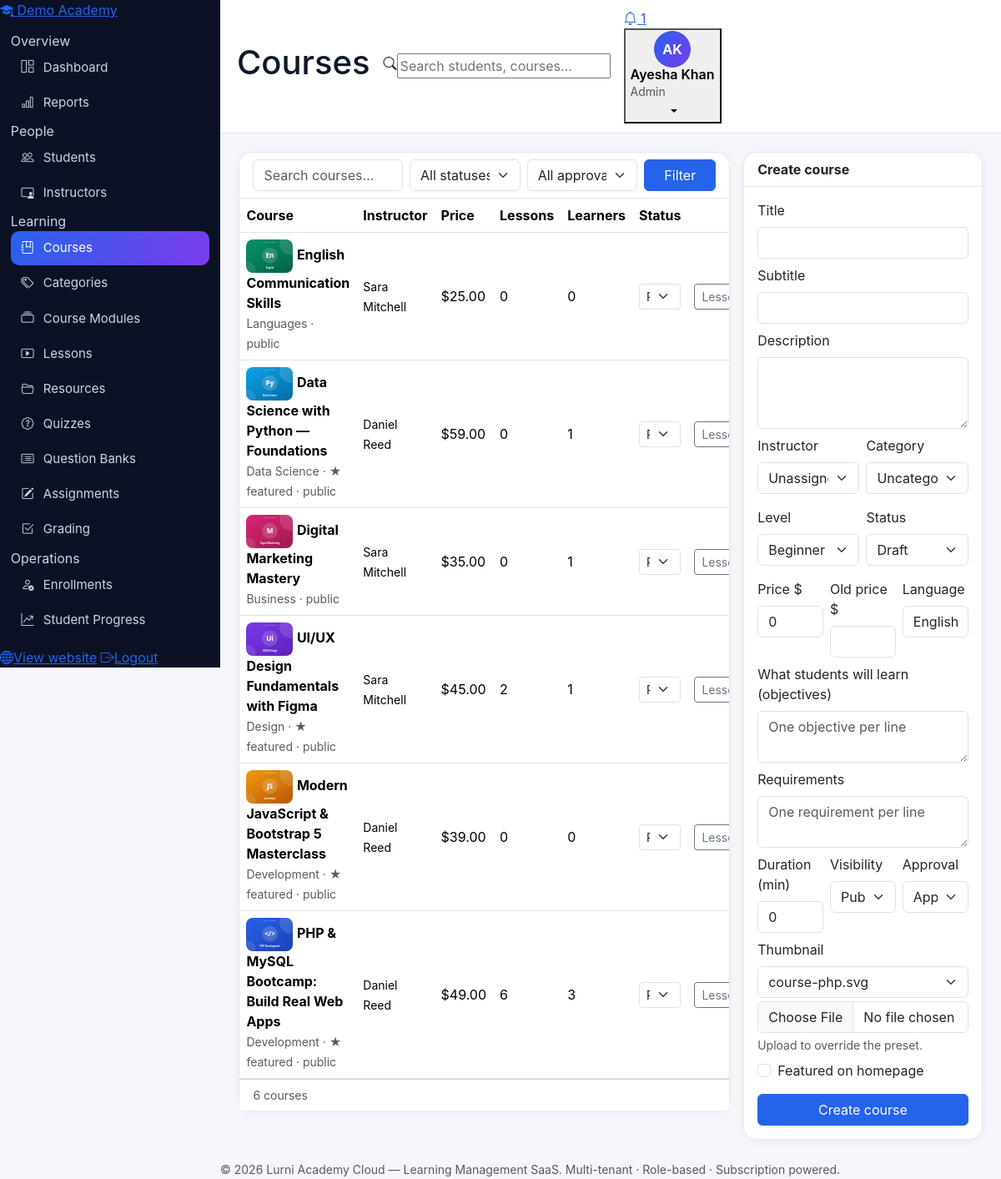
Screenshot of /admin/courses.php (signed in) with the database file from the repository.
### tables this page shows
CREATE TABLE tenants (
  id INT UNSIGNED AUTO_INCREMENT PRIMARY KEY,
  name VARCHAR(160) NOT NULL,
  slug VARCHAR(160) NOT NULL UNIQUE,
  org_type ENUM('academy','school','university','training_center','individual') NOT NULL DEFAULT 'academy',
  email VARCHAR(190) NULL,
  phone VARCHAR(40) NULL,
  website VARCHAR(190) NULL,
  country VARCHAR(80) NULL,
  logo VARCHAR(255) NULL,
  status ENUM('active','suspended','cancelled') NOT NULL DEFAULT 'active',
  created_at DATETIME NOT NULL DEFAULT CURRENT_TIMESTAMP,
  updated_at DATETIME NOT NULL DEFAULT CURRENT_TIMESTAMP ON UPDATE CURRENT_TIMESTAMP
);

CREATE TABLE courses (
  id INT UNSIGNED AUTO_INCREMENT PRIMARY KEY,
  tenant_id INT UNSIGNED NOT NULL,
  instructor_id INT UNSIGNED NULL,
  category_id INT UNSIGNED NULL,
  title VARCHAR(190) NOT NULL,
  slug VARCHAR(190) NOT NULL,
  subtitle VARCHAR(255) NULL,
  description TEXT NULL,
  objectives TEXT NULL,
  requirements TEXT NULL,
  thumbnail VARCHAR(255) NULL,
  level ENUM('beginner','intermediate','advanced','all_levels') NOT NULL DEFAULT 'beginner',
  price DECIMAL(10,2) NOT NULL DEFAULT 0,
  old_price DECIMAL(10,2) NULL,
  language VARCHAR(60) NOT NULL DEFAULT 'English',
  rating DECIMAL(3,2) NOT NULL DEFAULT 0,
  status ENUM('draft','published','archived') NOT NULL DEFAULT 'draft',
  approval_status ENUM('pending','approved','rejected') NOT NULL DEFAULT 'approved',
  visibility ENUM('public','unlisted','private') NOT NULL DEFAULT 'public',
  is_featured TINYINT(1) NOT NULL DEFAULT 0,
  duration_minutes INT UNSIGNED NOT NULL DEFAULT 0,
  created_at DATETIME NOT NULL DEFAULT CURRENT_TIMESTAMP,
  updated_at DATETIME NOT NULL DEFAULT CURRENT_TIMESTAMP ON UPDATE CURRENT_TIMESTAMP,
  UNIQUE KEY uq_course_tenant_slug (tenant_id, slug),
  INDEX idx_course_tenant_status (tenant_id, status),
  CONSTRAINT fk_course_tenant FOREIGN KEY (tenant_id) REFERENCES tenants(id) ON DELETE CASCADE,
  CONSTRAINT fk_course_instructor FOREIGN KEY (instructor_id) REFERENCES instructors(id) ON DELETE SET NULL,
  CONSTRAINT fk_course_category FOREIGN KEY (category_id) REFERENCES categories(id) ON DELETE SET NULL
);

CREATE TABLE categories (
  id INT UNSIGNED AUTO_INCREMENT PRIMARY KEY,
  tenant_id INT UNSIGNED NOT NULL,
  name VARCHAR(120) NOT NULL,
  slug VARCHAR(120) NOT NULL,
  icon VARCHAR(60) NULL,
  color VARCHAR(20) NULL,
  description VARCHAR(255) NULL,
  status ENUM('active','hidden') NOT NULL DEFAULT 'active',
  created_at DATETIME NOT NULL DEFAULT CURRENT_TIMESTAMP,
  UNIQUE KEY uq_cat_tenant_slug (tenant_id, slug),
  CONSTRAINT fk_cat_tenant FOREIGN KEY (tenant_id) REFERENCES tenants(id) ON DELETE CASCADE
);

### includes/functions.php (called while the page is built, shortened)
<?php
function e(?string $v): string { return htmlspecialchars($v ?? '', ENT_QUOTES, 'UTF-8'); }
function getp(string $key, string $default = ''): string { return trim((string)($_GET[$key] ?? $default)); }
function money($n): string { return '$' . number_format((float)$n, 2); }
function current_user(): ?array { return $_SESSION['user'] ?? null; }
function paginate(int $total, int $perPage = 10): array {
    $page = max(1, (int)($_GET['page'] ?? 1));
    $pages = max(1, (int)ceil($total / $perPage));
    return ['page' => $page, 'pages' => $pages, 'offset' => ($page - 1) * $perPage, 'per' => $perPage];
}

### includes/auth.php (called while the page is built, shortened)
<?php
require_once __DIR__ . '/functions.php';
function role_home(string $role): string {
    return match ($role) {
        'super_admin' => '/super-admin/index.php',
        'admin'       => '/admin/dashboard.php',
        'instructor'  => '/instructor/dashboard.php',
        'student'     => '/student/dashboard.php',
        default       => '/index.php',
    };
}

### admin/courses.php (the view, shortened to what this page needs)
<?php
require_once __DIR__ . '/../includes/auth.php';
$pdo = db(); check_tenant_active($pdo);
$tid = require_tenant();
$pageTitle = 'Courses'; $active = 'courses';
$thumbPresets = ['/assets/img/course-php.svg', '/assets/img/course-js.svg', '/assets/img/course-design.svg', '/assets/img/course-marketing.svg', '/assets/img/course-data.svg', '/assets/img/course-english.svg', '/assets/img/course-default.svg'];
$q = getp('q'); $statusF = getp('status'); $approvalF = getp('approval');
$where = ['c.tenant_id=?']; $args = [$tid];
$s = $pdo->prepare('SELECT COUNT(*) FROM courses c WHERE ' . implode(' AND ', $where));
$s->execute($args); $total = (int)$s->fetchColumn();
$pg = paginate($total, 10);
$s = $pdo->prepare("SELECT c.*, cat.name AS category_name, u.name AS instructor_name,
    (SELECT COUNT(*) FROM lessons l WHERE l.course_id=c.id) AS lesson_count,
    (SELECT COUNT(*) FROM enrollments en WHERE en.course_id=c.id) AS learner_count
    FROM courses c LEFT JOIN categories cat ON cat.id=c.category_id
    LEFT JOIN instructors i ON i.id=c.instructor_id LEFT JOIN users u ON u.id=i.user_id
    WHERE " . implode(' AND ', $where) . " ORDER BY c.id DESC LIMIT {$pg['per']} OFFSET {$pg['offset']}");
$s->execute($args); $rows = $s->fetchAll();
$instructorOpts = $pdo->prepare('SELECT i.id, u.name FROM instructors i JOIN users u ON u.id=i.user_id WHERE i.tenant_id=? ORDER BY u.name');
$instructorOpts->execute([$tid]); $instructorOpts = $instructorOpts->fetchAll();
$categoryOpts = $pdo->prepare('SELECT id, name FROM categories WHERE tenant_id=? ORDER BY name');
$categoryOpts->execute([$tid]); $categoryOpts = $categoryOpts->fetchAll();
$edit = null;
require __DIR__ . '/../includes/header.php';
?>
<div class="row g-3">
  <div class="col-xl-8"><div class="card">
    <div class="card-header bg-white"><form class="row g-2" method="get">
      <div class="col-md-4"><input class="form-control" name="q" value="<?= e($q) ?>" placeholder="Search courses…"></div>
      <div class="col-md-3"><select class="form-select" name="status"><option value="">All statuses</option></select></div>
      <div class="col-md-3"><select class="form-select" name="approval"><option value="">All approvals</option></select></div>
      <div class="col-md-2"><button class="btn btn-primary w-100">Filter</button></div>
    </form></div>
    <div class="table-responsive"><table class="table table-hover align-middle mb-0">
      <thead><tr><th>Course</th><th>Instructor</th><th>Price</th><th>Lessons</th><th>Learners</th><th>Status</th><th class="text-end">Actions</th></tr></thead><tbody>
      <?php foreach ($rows as $c): ?>
      <tr><td><img src="<?= e($c['thumbnail'] ?: '/assets/img/course-default.svg') ?>" class="table-thumb" alt=""> <strong><?= e($c['title']) ?></strong><br><small class="text-muted"><?= e($c['category_name'] ?? 'Uncategorized') ?><?= (int)$c['is_featured'] ? ' · ★ featured' : '' ?> · <?= e($c['visibility'] ?? 'public') ?></small>
        </td>
        <td><small><?= e($c['instructor_name'] ?? '—') ?></small></td>
        <td><?= (float)$c['price'] > 0 ? money($c['price']) : 'Free' ?></td><td><?= (int)$c['lesson_count'] ?></td><td><?= (int)$c['learner_count'] ?></td>
        <td><form method="post" class="d-inline"><?= csrf_field() ?><input type="hidden" name="action" value="status"><input type="hidden" name="id" value="<?= (int)$c['id'] ?>">
          <select class="form-select form-select-sm status-select" name="status" onchange="this.form.submit()"><?php foreach (['draft', 'published', 'archived'] as $st): ?><option value="<?= $st ?>" <?= $c['status'] === $st ? 'selected' : '' ?>><?= ucfirst($st) ?></option><?php endforeach; ?></select></form></td>
        <td class="text-end text-nowrap">
          <a class="btn btn-sm btn-outline-secondary" href="/admin/lessons.php?course_id=<?= (int)$c['id'] ?>">Lessons</a>
          </td></tr>
      <?php endforeach; ?>
      </tbody></table></div>
    <div class="card-footer bg-white d-flex justify-content-between"><small class="text-muted"><?= $total ?> courses</small></div>
  </div></div>
  <div class="col-xl-4"><div class="card"><div class="card-header bg-white fw-bold"><?= $edit ? 'Edit course' : 'Create course' ?></div><div class="card-body">
    <form method="post" enctype="multipart/form-data"><?= csrf_field() ?><input type="hidden" name="action" value="save"><input type="hidden" name="id" value="<?= (int)($edit['id'] ?? 0) ?>">
      <div class="mb-2"><label class="form-label">Title</label><input class="form-control" name="title" required value="<?= e($edit['title'] ?? '') ?>"></div>
      <div class="mb-2"><label class="form-label">Subtitle</label><input class="form-control" name="subtitle" value="<?= e($edit['subtitle'] ?? '') ?>"></div>
      <div class="mb-2"><label class="form-label">Description</label><textarea class="form-control" name="description" rows="3"><?= e($edit['description'] ?? '') ?></textarea></div>
      <div class="row g-2">
        <div class="col-6 mb-2"><label class="form-label">Instructor</label><select class="form-select" name="instructor_id"><option value="">Unassigned</option>
          <?php foreach ($instructorOpts as $o): ?><option value="<?= (int)$o['id'] ?>" <?= (int)($edit['instructor_id'] ?? 0) === (int)$o['id'] ? 'selected' : '' ?>><?= e($o['name']) ?></option><?php endforeach; ?></select></div>
        <div class="col-6 mb-2"><label class="form-label">Category</label><select class="form-select" name="category_id"><option value="">Uncategorized</option>
          <?php foreach ($categoryOpts as $o): ?><option value="<?= (int)$o['id'] ?>" <?= (int)($edit['category_id'] ?? 0) === (int)$o['id'] ? 'selected' : '' ?>><?= e($o['name']) ?></option><?php endforeach; ?></select></div>
        <div class="col-6 mb-2"><label class="form-label">Level</label><select class="form-select" name="level"><?php foreach (['beginner' => 'Beginner', 'intermediate' => 'Intermediate', 'advanced' => 'Advanced', 'all_levels' => 'All levels'] as $v => $l): ?><option value="<?= $v ?>" <?= ($edit['level'] ?? 'beginner') === $v ? 'selected' : '' ?>><?= $l ?></option><?php endforeach; ?></select></div>
        <div class="col-6 mb-2"><label class="form-label">Status</label><select class="form-select" name="status"><?php foreach (['draft', 'published', 'archived'] as $st): ?><option value="<?= $st ?>" <?= ($edit['status'] ?? 'draft') === $st ? 'selected' : '' ?>><?= ucfirst($st) ?></option><?php endforeach; ?></select></div>
        <div class="col-4 mb-2"><label class="form-label">Price $</label><input class="form-control" type="number" step="0.01" min="0" name="price" value="<?= e($edit['price'] ?? '0') ?>"></div>
        <div class="col-4 mb-2"><label class="form-label">Old price $</label><input class="form-control" type="number" step="0.01" min="0" name="old_price" value="<?= e($edit['old_price'] ?? '') ?>"></div>
        <div class="col-4 mb-2"><label class="form-label">Language</label><input class="form-control" name="language" value="<?= e($edit['language'] ?? 'English') ?>"></div>
      </div>
      <div class="mb-2"><label class="form-label">What students will learn (objectives)</label><textarea class="form-control" name="objectives" rows="2" placeholder="One objective per line"><?= e($edit['objectives'] ?? '') ?></textarea></div>
      <div class="mb-2"><label class="form-label">Requirements</label><textarea class="form-control" name="requirements" rows="2" placeholder="One requirement per line"><?= e($edit['requirements'] ?? '') ?></textarea></div>
      <div class="row g-2">
        <div class="col-4 mb-2"><label class="form-label">Duration (min)</label><input class="form-control" type="number" min="0" name="duration_minutes" value="<?= e($edit['duration_minutes'] ?? '0') ?>"></div>
        <div class="col-4 mb-2"><label class="form-label">Visibility</label><select class="form-select" name="visibility"><?php foreach (['public' => 'Public', 'unlisted' => 'Unlisted', 'private' => 'Private'] as $v => $l): ?><option value="<?= $v ?>" <?= ($edit['visibility'] ?? 'public') === $v ? 'selected' : '' ?>><?= $l ?></option><?php endforeach; ?></select></div>
        <div class="col-4 mb-2"><label class="form-label">Approval</label><select class="form-select" name="approval_status"><?php foreach (['approved' => 'Approved', 'pending' => 'Pending', 'rejected' => 'Rejected'] as $v => $l): ?><option value="<?= $v ?>" <?= ($edit['approval_status'] ?? 'approved') === $v ? 'selected' : '' ?>><?= $l ?></option><?php endforeach; ?></select></div>
      </div>
      <div class="mb-2"><label class="form-label">Thumbnail</label>
        <select class="form-select mb-1" name="thumbnail"><?php foreach ($thumbPresets as $tp): ?><option value="<?= $tp ?>" <?= ($edit['thumbnail'] ?? '') === $tp ? 'selected' : '' ?>><?= basename($tp) ?></option><?php endforeach; ?></select>
        <input class="form-control" type="file" name="thumb_file" accept=".png,.jpg,.jpeg,.svg,.webp"><div class="form-text">Upload to override the preset.</div></div>
      <div class="form-check mb-3"><input class="form-check-input" type="checkbox" name="is_featured" id="cf" <?= !empty($edit['is_featured']) ? 'checked' : '' ?>><label class="form-check-label" for="cf">Featured on homepage</label></div>
      <button class="btn btn-primary w-100"><?= $edit ? 'Update course' : 'Create course' ?></button>
    </form></div></div></div>
</div>
<?php require __DIR__ . '/../includes/footer.php'; ?>

### includes/sidebar.php (shortened to what this page needs)
<?php
$u = current_user();
$role = $u['role'] ?? 'student';
$active = $active ?? '';
$tenantName = $tenantName ?? APP_NAME;
$items = $menus[$role] ?? $menus['student'];
?>
<aside class="sidebar" id="appSidebar">
  <a class="sidebar-brand" href="<?= e(role_home($role)) ?>">
    <span class="brand-mark"><i class="bi bi-mortarboard-fill"></i></span>
    <span class="brand-text"><?= e($tenantName) ?></span>
  </a>
  <nav class="sidebar-nav">
    <?php foreach ($items as $item): ?>
      <?php if (isset($item['section'])): ?>
        <div class="nav-section"><?= e($item['section']) ?></div>
      <?php else: ?>
        <a class="nav-link-app <?= $active === $item['key'] ? 'active' : '' ?>" href="<?= e($item['href']) ?>">
          <i class="bi <?= e($item['icon']) ?>"></i><span><?= e($item['label']) ?></span>
        </a>
      <?php endif; ?>
    <?php endforeach; ?>
  </nav>
  <div class="sidebar-foot">
    <a class="nav-link-app" href="/index.php"><i class="bi bi-globe"></i><span>View website</span></a>
    <a class="nav-link-app" href="/auth/logout.php"><i class="bi bi-box-arrow-right"></i><span>Logout</span></a>
  </div>
</aside>

### assets/css/style.css (style rules this page uses)
:root { --blue:#2563eb; --blue-dark:#1d4ed8; --violet:#7c3aed; --violet-soft:#ede9fe; --ink:#0f172a; --muted:#64748b; --line:#e2e8f0; --bg:#f4f6fb; --card:#ffffff; --grad:linear-gradient(120deg,#2563eb 0%,#7c3aed 100%); --grad-soft:linear-gradient(135deg,#dbeafe 0%,#ede9fe 55%,#ffffff 100%); }
body { background:var(--bg);color:var(--ink);font-family:'Inter',system-ui,-apple-system,'Segoe UI',Roboto,sans-serif; }
a { color:var(--blue); }
.btn-primary { background:var(--blue);border-color:var(--blue); }
.sidebar { width:264px;background:#0b1226;color:#cbd5e1;display:flex;flex-direction:column;position:sticky;top:0;height:100vh;flex-shrink:0;z-index:60; }
.sidebar nav { padding:.8rem;overflow-y:auto;flex:1; }
.sidebar nav a { display:flex;align-items:center;gap:.7rem;color:#cbd5e1;text-decoration:none;padding:.55rem .8rem;border-radius:10px;font-size:.94rem;margin-bottom:2px; }
.sidebar nav a.active { background:var(--grad);color:#fff; }
.card { border:1px solid var(--line);border-radius:16px;box-shadow:0 2px 10px rgba(15,23,42,.04); }
.card-header { border-bottom:1px solid var(--line);border-radius:16px 16px 0 0 !important; }
.table-thumb { width:56px;height:40px;object-fit:cover;border-radius:8px; }
img { max-width:100%; }

### rows the page displays
tenants: name "Demo Academy"
courses: thumbnail (picture), title "English Communication Skills", category.name "Languages", visibility "public", instructor_name "Sara Mitchell", price "$25.00", lesson_count "0", learner_count "0", status "Published"
courses: thumbnail (picture), title "Data Science with Python — Foundations", category.name "Data Science", is_featured "· ★ featured", visibility "public", instructor_name "Daniel Reed", price "$59.00", lesson_count "0", learner_count "1", status "Published"
courses: thumbnail (picture), title "Digital Marketing Mastery", category.name "Business", visibility "public", instructor_name "Sara Mitchell", price "$35.00", lesson_count "0", learner_count "1", status "Published"
courses: thumbnail (picture), title "UI/UX Design Fundamentals with Figma", category.name "Design", is_featured "· ★ featured", visibility "public", instructor_name "Sara Mitchell", price "$45.00", lesson_count "2", learner_count "1", status "Published"
courses: thumbnail (picture), title "Modern JavaScript & Bootstrap 5 Masterclass", category.name "Development", is_featured "· ★ featured", visibility "public", instructor_name "Daniel Reed", price "$39.00", lesson_count "0", learner_count "0", status "Published"
courses: thumbnail (picture), title "PHP & MySQL Bootcamp: Build Real Web Apps", category.name "Development", is_featured "· ★ featured", visibility "public", instructor_name "Daniel Reed", price "$49.00", lesson_count "6", learner_count "3", status "Published"

### other values shown
$item['section'] "Overview"
$item['label'] "Dashboard"
$item['label'] "Reports"
$item['section'] "People"
$item['label'] "Students"
$item['label'] "Instructors"
$item['section'] "Learning"
$item['label'] "Courses"
$item['label'] "Categories"
$item['label'] "Course Modules"
$item['label'] "Lessons"
$item['label'] "Resources"
$item['label'] "Quizzes"
$item['label'] "Question Banks"
$item['label'] "Assignments"
